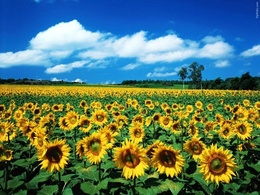
%> input picture Cartoon/1.jpg, 260 x 195 px, shrunk from 800 x 600 before the run
$ octave --eval "cartoonify('1.jpg');"   (GNU Octave 9; MATLAB toolbox functions it lacks are replaced by stand-ins)
%> lines starting %> are read from the running program, lines starting %| are printed output that depends on the picture

%
% Script for cartoonifying a given image
%

function cartoonify(filename)
%> called with filename = '1.jpg'

img = imread(filename);
%> img is the input picture: size 195x260x3 uint8; mean R, G, B 88.6, 118.7, 105.4

img = categorize(img);
fshow(img)

imgEdges = sobelify(img);
fshow(imgEdges)

finalImg = edgeMerger(imgEdges,img);
fshow(finalImg)

end

function A = edgeMerger(Edg,A)

m = 200;
Edg(Edg > m) = 255;
Edg(Edg <= m) = 0;

B = (255-Edg)/255;
A(:,:,1) = A(:,:,1).*B;
A(:,:,2) = A(:,:,2).*B;
A(:,:,3) = A(:,:,3).*B;

end

function B = sobelify(A)

h2 = fspecial('sobel');
gy = double(imfilter(A, h2));
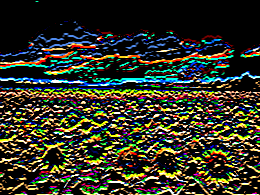
%> gy: size 195x260x3 double; mean R, G, B 51, 51.7, 38.8
gx = double(imfilter(A, h2'));
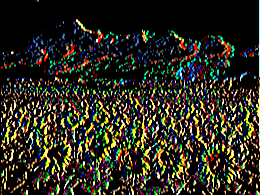
%> gx: size 195x260x3 double; mean R, G, B 43.5, 42.1, 29.9
gy2 = double(imfilter(A, -h2));
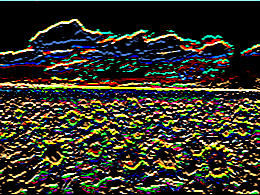
%> gy2: size 195x260x3 double; mean R, G, B 49.6, 48.3, 35.8
gx2 = double(imfilter(A, -h2'));
B = double((gy.*gy + gx.*gx + gy2.*gy2 + gx2.*gx2)/2).^(0.5);
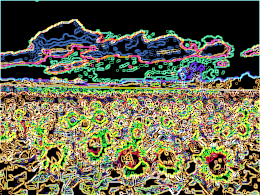
%> B: size 195x260x3 double; mean R, G, B 103, 101.9, 75.8
B = uint8(B);
%> B: size 195x260x3 uint8
B = rgb2gray(B);
%> B: size 195x260 uint8

end

function A = gaussify(A, n, s)
h = fspecial('gaussian', n, s);
A = imfilter(A,h);
end

function A = posterize(A, n)
A = A/n * n;
end

function A = posterizev2(A, n)
m = 255.0/n;
A = uint8(round(double(A-1)/m)*m);
end

function A = kwuhara(A)

intens = rgb2gray(A);

[s1, s2, ~] = size(A);

r1 = [0 1 1; 0 1 1; 0 0 0];
r2 = [1 1 0; 1 1 0; 0 0 0];
r3 = [0 0 0; 1 1 0; 1 1 0];
r4 = [0 0 0; 0 1 1; 0 1 1];
rs = {r1, r2, r3, r4};
ms = cell(1,4);
ss = zeros(s1,s2,4);
for i=1:4
    ms{i} = imfilter(A, rs{i}/4);
    ss(:,:,i) = stdfilt(intens, rs{i});
end

[~,ssmin] = min(ss,[],3);
for i = 2:s1-1
    for j = 2:s2-1
        A(i,j,:) = ms{ssmin(i,j)}(i,j,:);
    end
end

end

function fshow(A)
figure
imshow(A)
end

function A = categorize(A)

colors =   [0, 0, 0; % Black
            101, 67, 33; % dbrown
            148, 63, 7; % Brown
            230, 215, 190; % sand
            250, 250, 250; % White
            9, 197, 244; % Sky Blue
            40, 98, 185; % Blue
            201, 17, 17; % Red
            216, 78, 9;  % Red Orange
            255, 128, 0; % Orange
            246, 235, 32; % Yellow
            81, 194, 1; % Yellow Green
            28, 142, 13; % Green
            126, 68, 188; % Violet
            204, 132, 84; % Tan
            %248, 99, 203; % Magenta
            %194, 178, 128; % sand
            252, 168, 204; % Pink
            80, 80, 80; % dgray
            160, 160, 160]; % lgray
l = length(colors);
A = double(A);
[imax, jmax, kmax] = size(A);
for i = 1:imax
    for j = 1:jmax
        c = reshape(A(i,j,:),[1 3]);
        c = repmat(c,l,1);
        c = c-colors;
        c = abs(c);
        c = c(:,1) + c(:,2) + c(:,3);
        [~,index] = min(c);
        A(i,j,:) = reshape(colors(index,:),[1 1 3]);
        for k = 1:length(c)
            if(c(k) < .4*255)
                A(i,j,:) = reshape(colors(k,:),[1 1 3]);
                break;
            end
        end
    end
end
A = uint8(A);

end
%> in edgeMerger, `Edg(Edg > m) = 255;`:
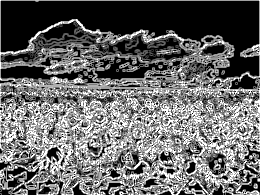
%> Edg: size 195x260 uint8; min 0, max 255, mean 103.2
%> in edgeMerger, `Edg(Edg <= m) = 0;`:
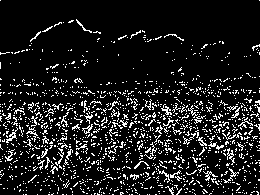
%> Edg: size 195x260 uint8; 11.6% white in thin lines or dots
%> in edgeMerger, `B = (255-Edg)/255;`: B: size 195x260 uint8; values 0 (black) and 1 (white), 88.4% white; black in thin lines or dots
%> in edgeMerger, `A(:,:,3) = A(:,:,3).*B;`:
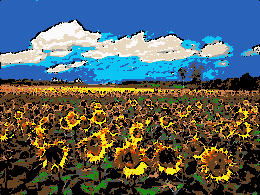
%> A: size 195x260x3 uint8; mean R, G, B 84.7, 96.5, 96.3
